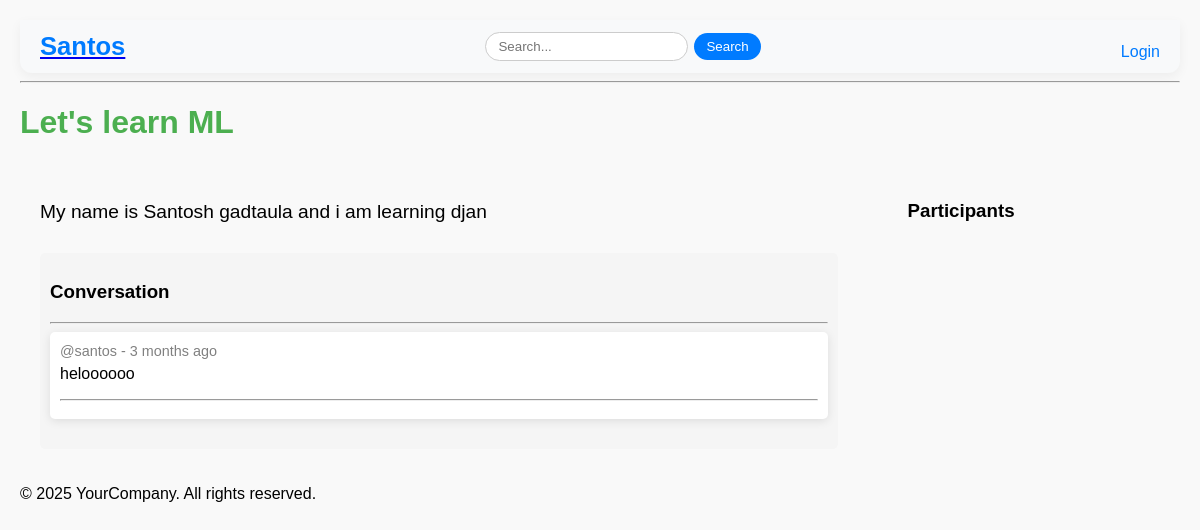
The page /room/1/ on the database its author committed.
### man/models.py (models this page shows, shortened)
class Room(models.Model):
    host=models.ForeignKey(User, on_delete=models.CASCADE)
    topic=models.ForeignKey(Topic, on_delete=models.CASCADE)
    name=models.CharField( max_length=50)
    participants = models.ManyToManyField(User,related_name='participants',blank=True)
    description=models.TextField(blank=True,null=True)
    updated=models.DateTimeField(auto_now=True)
    created=models.DateTimeField( auto_now_add=True)
    class Meta:
        ordering = ['-updated','-created']

class Message(models.Model):
    user=models.ForeignKey(User, on_delete=models.CASCADE , related_name='messages')
    room = models.ForeignKey(Room, on_delete=models.CASCADE , related_name='messages')
    body = models.TextField()
    updated = models.DateTimeField( auto_now=True)
    created = models.DateTimeField(auto_now_add=True)
    class Meta:
      ordering = ['-updated','-created']

### man/views.py (the view, shortened to what this page needs)
# urls.py: path('room/<str:pk>/',views.room,name='room'),
def room(request, pk):
  try:
    room = Room.objects.get(id=int(pk))
    messages = room.messages.all().order_by('-created')#most rescent messege will show first.
    participants = room.participants.all()
  except Room.DoesNotExist:
    return HttpResponse('Room not found.')
  return render(request, 'room.html', {'room': room,'messages':messages,'participants':participants})

### templates/room.html (shortened to what this page needs)
{% extends "base.html" %}
{% load static %}
{% block nothing %}<link rel="stylesheet" href="{% static 'styles/room.css' %}">{% endblock nothing %}
{% block body %}
<h1 class="room-title">{{ room.name }}</h1>
<div class="room-container">
    <div class="room-details">
        <div class="room-description">
            <p>{{ room.description }}</p>
        </div>
        <div class="comment-wrapper">
            <h3>Conversation</h3>
            <hr>
            {% for message in messages %}
            <div class="message">
                <small class="message-meta">@{{ message.user }} - {{ message.created|timesince }} ago</small>
                <p class="message-body">{{ message.body }}</p>
                <hr>
            </div>
            {% endfor %}
        </div>
    </div>
    <div class="participants">
        <h3>Participants</h3>
    </div>
</div>
{% endblock body %}

### static/styles/room.css (style rules this page uses)
.room-container { display: grid; grid-template-columns: 3fr 1fr; gap: 30px; padding: 20px; }
.room-title { font-size: 2rem; font-weight: bold; color: #4CAF50; margin-bottom: 20px; }
.room-details { padding-right: 20px; }
.room-description { margin-bottom: 30px; font-size: 1.2rem; }
.comment-wrapper { margin-top: 20px; padding: 10px; background-color: #f5f5f5; border-radius: 5px; }
.message { margin-bottom: 20px; padding: 10px; background-color: #fff; border-radius: 5px; box-shadow: 0px 2px 10px rgba(0, 0, 0, 0.1); }
.message-meta { font-size: 0.9rem; color: gray; }
.message-body { font-size: 1rem; margin-top: 5px; }
.participants { padding-left: 20px; }
body { font-family: 'Arial', sans-serif; background-color: #f9f9f9; margin: 0; padding: 20px; }

### rows shown on the page
Room: name "Let's learn ML", description "My name is Santosh gadtaula and i am learning djan"
Message: user "santos", created "3 months", body "heloooooo"
